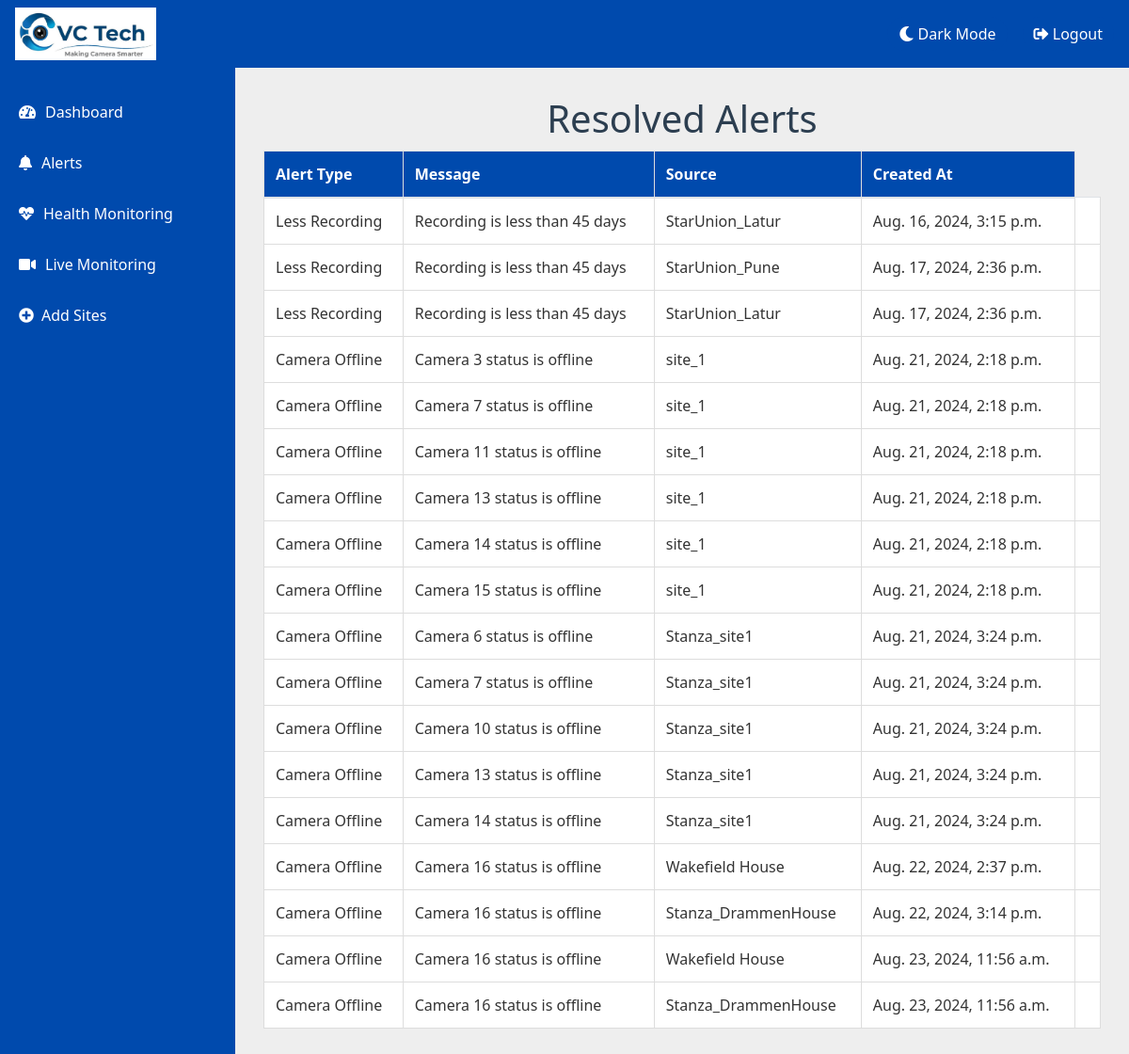
The app's page /HM1/resolved_alerts/ (signed in) with its own data.
### HM1/models.py (models this page shows, shortened)
class Alert(models.Model):
    ALERT_TYPE_CHOICES = [
        ('camera', 'Camera Offline'),
        ('nvr_dvr', 'NVR/DVR Offline'),
        ('hdd', 'HDD Abnormal'),
        ('time_mismatch', 'Time Mismatch'),
        ('recording', 'Less Recording'),
    ]
    ALERT_TYPE_CHOICES_DICT = dict(ALERT_TYPE_CHOICES)
    alert_type = models.CharField(max_length=50, choices=ALERT_TYPE_CHOICES)
    message = models.TextField()
    source = models.CharField(max_length=100)
    created_at = models.DateTimeField(auto_now_add=True)
    is_resolved = models.BooleanField(default=False)
    is_dismissed = models.BooleanField(default=False)

### HM1/views.py (the view)
# urls.py: path('resolved_alerts/', views.resolved_alerts, name='resolved_alerts'),  # For viewing resolved alerts
@login_required
def resolved_alerts(request):
    alerts = Alert.objects.filter(is_resolved=True)
    return render(request, 'HM1/resolved_alerts.html', {'alerts': alerts})

### HM1/templates/HM1/resolved_alerts.html (shortened to what this page needs)
{% extends 'base.html' %}
{% block content %}
<div class="container">
    <h1>Resolved Alerts</h1>
    <table class="table table-striped">
        <thead>
            <tr>
                <th>Alert Type</th>
                <th>Message</th>
                <th>Source</th>
                <th>Created At</th>
            </tr>
        </thead>
        <tbody>
            {% for alert in alerts %}
            <tr>
                <td>{{ alert.get_alert_type_display }}</td>
                <td>{{ alert.message }}</td>
                <td>{{ alert.source }}</td>
                <td>{{ alert.created_at }}</td>
                <td>{{ alert.updated_at }}</td>
            </tr>
            {% endfor %}
        </tbody>
    </table>
</div>
{% endblock %}

### info/templates/base.html (style rules this page uses)
body, html { height: 100%; margin: 0; }
body { display: flex; flex-direction: column; background-color: #f8f9fc; font-family: 'Roboto', sans-serif; transition: background-color 0.3s, color 0.3s; }

### HM1/templates/HM1/resolved_alerts.html (style rules this page uses)
body { font-family: 'Segoe UI', Tahoma, Geneva, Verdana, sans-serif; background-color: #eeeeee; margin: 0; padding: 0; color: #333; transition: background-color 0.3s, color 0.3s; }
.container { padding: 10px; }
h1 { color: #2c3e50; text-align: center; margin-bottom: 10px; }
table { width: 100%; border-collapse: collapse; margin-top: 10px; }
th, td { padding: 8px; text-align: left; border: 1px solid #ddd; }
th { background-color: #004aad; color: white; }
td { background-color: #ffffff; color: #333; }

### records on screen
Alert: alert_type "Less Recording", message "Recording is less than 45 days", source "StarUnion_Latur", created_at "Aug. 16, 2024, 3:15 p.m."
Alert: alert_type "Less Recording", message "Recording is less than 45 days", source "StarUnion_Pune", created_at "Aug. 17, 2024, 2:36 p.m."
Alert: alert_type "Less Recording", message "Recording is less than 45 days", source "StarUnion_Latur", created_at "Aug. 17, 2024, 2:36 p.m."
Alert: alert_type "Camera Offline", message "Camera 3 status is offline", source "site_1", created_at "Aug. 21, 2024, 2:18 p.m."
Alert: alert_type "Camera Offline", message "Camera 7 status is offline", source "site_1", created_at "Aug. 21, 2024, 2:18 p.m."
Alert: alert_type "Camera Offline", message "Camera 11 status is offline", source "site_1", created_at "Aug. 21, 2024, 2:18 p.m."
Alert: alert_type "Camera Offline", message "Camera 13 status is offline", source "site_1", created_at "Aug. 21, 2024, 2:18 p.m."
Alert: alert_type "Camera Offline", message "Camera 14 status is offline", source "site_1", created_at "Aug. 21, 2024, 2:18 p.m."
Alert: alert_type "Camera Offline", message "Camera 15 status is offline", source "site_1", created_at "Aug. 21, 2024, 2:18 p.m."
Alert: alert_type "Camera Offline", message "Camera 6 status is offline", source "Stanza_site1", created_at "Aug. 21, 2024, 3:24 p.m."
Alert: alert_type "Camera Offline", message "Camera 7 status is offline", source "Stanza_site1", created_at "Aug. 21, 2024, 3:24 p.m."
Alert: alert_type "Camera Offline", message "Camera 10 status is offline", source "Stanza_site1", created_at "Aug. 21, 2024, 3:24 p.m."
Alert: alert_type "Camera Offline", message "Camera 13 status is offline", source "Stanza_site1", created_at "Aug. 21, 2024, 3:24 p.m."
Alert: alert_type "Camera Offline", message "Camera 14 status is offline", source "Stanza_site1", created_at "Aug. 21, 2024, 3:24 p.m."
Alert: alert_type "Camera Offline", message "Camera 16 status is offline", source "Wakefield House", created_at "Aug. 22, 2024, 2:37 p.m."
Alert: alert_type "Camera Offline", message "Camera 16 status is offline", source "Stanza_DrammenHouse", created_at "Aug. 22, 2024, 3:14 p.m."
Alert: alert_type "Camera Offline", message "Camera 16 status is offline", source "Wakefield House", created_at "Aug. 23, 2024, 11:56 a.m."
Alert: alert_type "Camera Offline", message "Camera 16 status is offline", source "Stanza_DrammenHouse", created_at "Aug. 23, 2024, 11:56 a.m."
